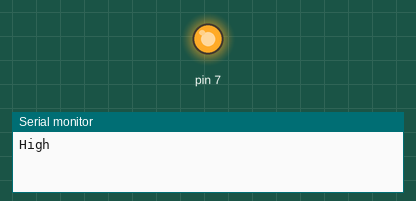
Simulated run of this sketch. Board: Arduino Uno, built with avr-gcc and run on an emulated ATmega328P. Parts: output pins drawn as LEDs (lit = HIGH), the last lines printed to the serial monitor.

Above: at 2.5 s.
At 7.5 s:
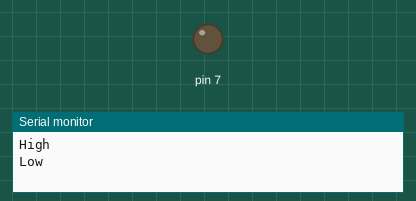
Timing chart, 0 to 13.0 s (numbered marks = the images above):
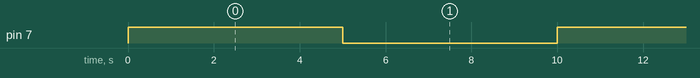

Measured:
- by itself, pin 7: alternates HIGH for 5.0 s and LOW for 5.0 s

The sketch:

relay_v1.ino
```cpp
void setup() {
  // put your setup code here, to run once:
  pinMode(7, OUTPUT);
  Serial.begin(9600);

  while (!Serial) {};
}

void loop() {
  // put your main code here, to run repeatedly:

  digitalWrite(7, HIGH);
  Serial.println("High");
  delay(5000);

  digitalWrite(7, LOW);
  Serial.println("Low");
  delay(5000);

}
```
